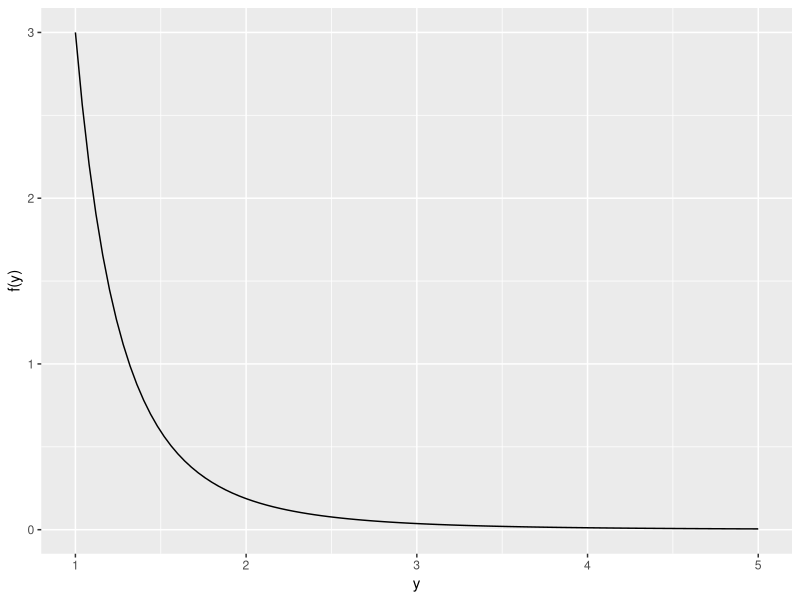

The R script that drew this image:
## ---- chunk 1
knitr::opts_chunk$set(echo = TRUE)
## ---- chunk 2
f <- function(y) 3 / y^4
## ---- chunk 3
library("tidyverse", warn.conflicts = FALSE)
p <- ggplot(data = data.frame(y = 0), mapping = aes(x = y))
## ---- chunk 4
p + 
  stat_function(fun = f) + 
  xlim(1, 5) +
  labs(
    y = "f(y)"
  )
## ---- chunk 5
integrate(
  f, 
  lower = 1, 
  upper = Inf
)$value
## ---- chunk 6
integrate(
  f, 
  lower = 1.5, 
  upper = 2.0
)$value
## ---- chunk 7
g <- function(y) y * f(y)
## ---- chunk 8
EY <- integrate(
  g,
  lower = 1,
  upper = Inf
)$value
EY
## ---- chunk 9
h <- function(y) y^2 * f(y)
## ---- chunk 10
VarY <- integrate(
  h,
  lower = 1,
  upper = Inf
)$value - EY^2 
VarY
